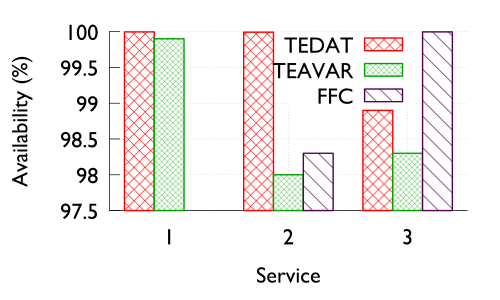

Recreate this plot in gnuplot.
# vim: set filetype=gnuplot :
set terminal pdfcairo font "Gill-Sans,12" linewidth 1 rounded fontscale 1.0


# Line style for axes
set style line 80 lt rgb "#808080"

# Line style for grid
set style line 81 lt 0  # dashed
set style line 81 lw 0.6 lt rgb "#808080"  # grey
set style line 82 lt rgb "black"  # grey





set xtics nomirror
set ytics nomirror

#set log x
#set mxtics 10    # Makes logscale look good.

# Line styles: try to pick pleasing colors, rather
# than strictly primary colors or hard-to-see colors
# like gnuplot's default yellow.  Make the lines thick
# so they're easy to see in small plots in papers.


set style line 1 lt rgb "red" lw 2 pt 1
set style line 2 lt rgb "#00A000" lw 02 pt 6
set style line 3 lt rgb "blue" lw 2 pt 2
set style line 4 lt rgb "#F25900" lw 2 pt 9
set style line 5 lt rgb "#500050" lw 2 pt 12 ps 1.5
set style line 6 lt rgb "#000000" lw 2 pt 13 ps 1.5

set style arrow 1 head filled size screen 0.025,30,45
set style arrow 2 head nofilled size screen 0.03,15
set style arrow 3 head filled size screen 0.03,15,45
set style arrow 4 head filled size screen 0.03,15
set style arrow 5 heads filled size screen 0.03,15,135
set style arrow 6 head empty size screen 0.03,15,135
set style arrow 7 nohead
set style arrow 8 heads size screen 0.008,90

set dashtype 2 (6,5)
set dashtype 3 (6,5,1,5)





set style data histogram
set style histogram cluster gap 1
set bars 0.1




set output "availability.pdf"


set xlabel "Service" 
set ylabel "Availability (%)"



set size ratio 0.5

set grid back linestyle 81
set border 3 back linestyle 82


set key maxrows 3
set key inside
set key at graph 0.85,1 
#set key spacing 1 top horizontal outside center
set key samplen 2.5

#set label 1 "0"
#set label 1 at graph 0.2, 0.06 tc rgb "#000000"


set xrange [-0.5:2.5]
set yrange [97.5:100]


plot "availability.txt" u 2:xtic(1) w histogram fillstyle pattern 1 t "TEDAT"  ls 1, '' u 3:xtic(1) t "TEAVAR" w histogram fillstyle pattern 2 ls 2, '' u 4:xtic(1) t "FFC" w histogram fillstyle pattern 4 ls 5

#,[x=-0.3:0.2] 95 dashtype '-' lt rgb "#000000" lw 2 notitle
#[x=0.7:1.2] 99.9 dashtype '-' lt rgb "#000000" lw 2 notitle,[x=1.7:2.2] 90 dashtype '-' lt #rgb "#000000" lw 2 notitle
